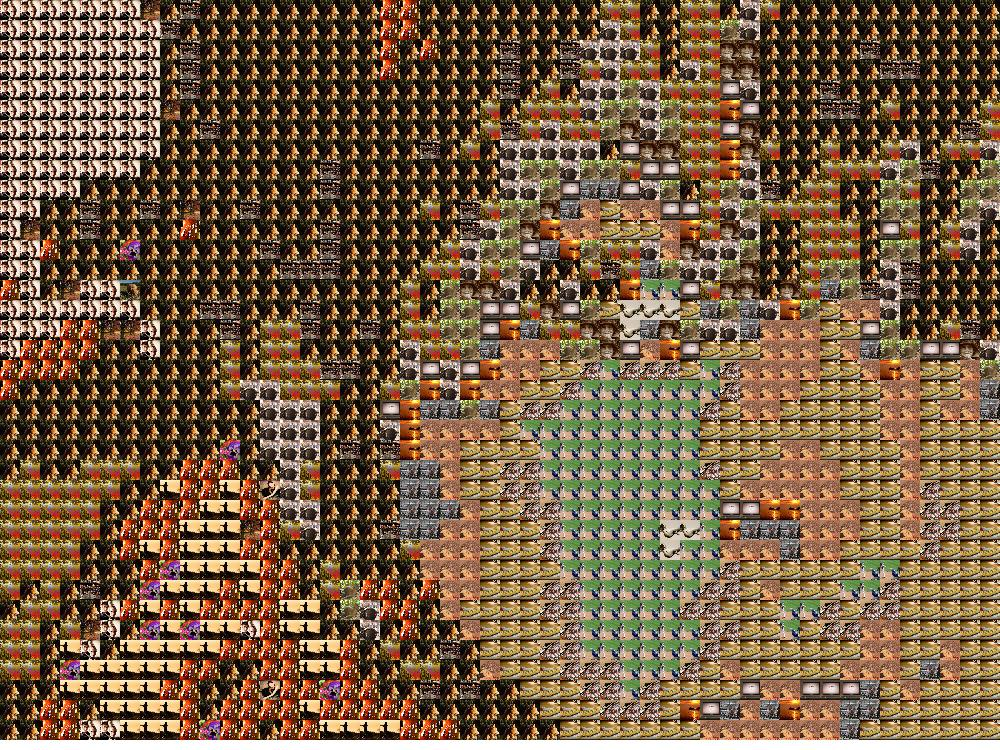

This chart was generated by the following Python code:
from PIL import Image, ImageDraw
import os
import colorsys

image_dir = 'images/'

#the template iamge
template_file = "face.jpg"
template_img = Image.open(template_file)
template_width = template_img.size[0]
template_height = template_img.size[1]
template_aspect = float(template_height) / float(template_width)

#how big we want the mosaic to be
mos_width = 1000
mos_height = int(mos_width * template_aspect)
print("mos height = %d" % mos_height)

#number of photos we want to use across x
x_tiles = 50
y_tiles = int(template_aspect * x_tiles)

#sums to work out how many and how big the tiles are
template_tile_width = template_width / x_tiles
mos_tile_width = mos_width / x_tiles

print("mos tile width = %d" % mos_tile_width)

#create a blank image
mos_image = Image.new('RGB',(mos_width,mos_height), "white")

#function that returns the average value of a region of pixels
def avg_region(image,box):
    region = image.crop(box)
    colors = region.getcolors(region.size[0]*region.size[1])
    max_occurence, most_present = 0, 0
    for c in colors:
        if c[0] > max_occurence:
            (max_occurence, most_present) = c
    return most_present

#get all the images in our image directory
all_files = sorted(os.listdir(image_dir))
num_files = len(all_files)

#new list to store analysed image
analysed = []

#analyse all those images to get the average colour
print("starting analyis")
for file in all_files:
    print(file)
    try:
        img = Image.open(image_dir + file)
        img_width = img.size[0]
        img_height = img.size[1]
        box = ( 0, 0, img_width, img_height)
        avg_colour = avg_region(img,box)
        #get the hue, divide by 255 as this function takes args from 0 to 1

        #add the image and it's main colour to the list
        analysed.append((avg_colour,file))
    except IOError:
        print("skipping %s, couldn't open" % file)

  
print("")
print("analysed %d files" % len(all_files))

#routine to get the closest image to the colour we want
def get_close_image(target_colour):
    #start large
    closest_match = 1000
    (T_R, T_G, T_B) = target_colour
    for (avg_colour,file) in analysed:
        (R,G,B) = avg_colour 
        if abs(T_R-R) + abs(T_G-G) + abs(T_B-B) < closest_match:
            closest_match = abs(T_R-R) + abs(T_G-G) + abs(T_B-B)
            closest_colour = avg_colour
            closest_file = file

#    print("closest to %s was %s" % (target_colour, closest_colour))
    return closest_file


print("working on target tiles %d x %d" % (x_tiles,y_tiles))
#now for all the tiles in the template image
for x_tile in range(x_tiles):
    for y_tile in range(y_tiles):

        #find closest colour
        x = x_tile * template_tile_width
        y = y_tile * template_tile_width
        box = (x, y, x+template_tile_width, y+template_tile_width)
        avg_colour = avg_region(template_img,box)

        print("%d, %d = %s" % (x_tile, y_tile, avg_colour))

        #find an image that matches the hue in our sorted list
        file = get_close_image(avg_colour)
        tile = Image.open(image_dir + file)

        #resize it
        tile = tile.resize((mos_tile_width,mos_tile_width))

        #and paste it in
        mx = x_tile * mos_tile_width
        my = y_tile * mos_tile_width
        box=(mx,my,mx+mos_tile_width,my+mos_tile_width)
        try:
            mos_image.paste(tile,box)
        except ValueError:
            print( box )
            print(tile.size)

#save it!
print("saving as mosaic.jpg")
mos_image.save("mosaic.jpg")

